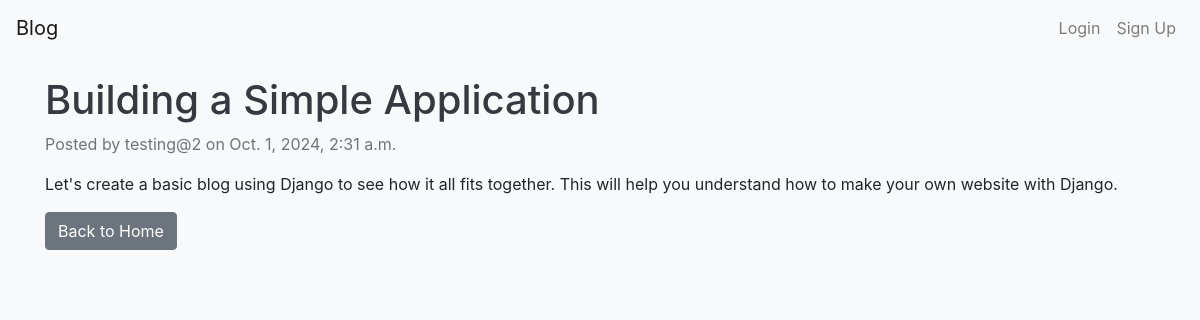
The app's page /post/4/ with its own data.
### blog/models.py (models this page shows, shortened)
class Post(models.Model):
    title = models.CharField(max_length=200)
    content = models.TextField()
    author = models.ForeignKey(User, on_delete=models.CASCADE)
    created_at = models.DateTimeField(default=timezone.now)
    updated_at = models.DateTimeField(auto_now=True)

### blog/views.py (the view)
# urls.py: path('post/<int:post_id>/', views.post_detail, name='post_detail'),
def post_detail(request, post_id):
    post = get_object_or_404(Post, pk=post_id)
    return render(request, 'blog/post_detail.html', {'post': post})

### templates/blog/post_detail.html (shortened to what this page needs)
{% extends 'base.html' %}
{% block content %}
<h1>{{ post.title }}</h1>
<p class="text-muted">Posted by {{ post.author }} on {{ post.created_at }}</p>
<p>{{ post.content }}</p>
<a href="{% url 'home' %}" class="btn btn-secondary">Back to Home</a>
{% endblock %}

### static/css/style.css (style rules this page uses)
body { background-color: #f8f9fa; }
h1, h2 { color: #343a40; }

### records on screen
Post: title "Building a Simple Application", author "testing@2", created_at "Oct. 1, 2024, 2:31 a.m.", content "Let's create a basic blog using Django to see how it all fits together. This will help you understand how to make your own website with Django."
